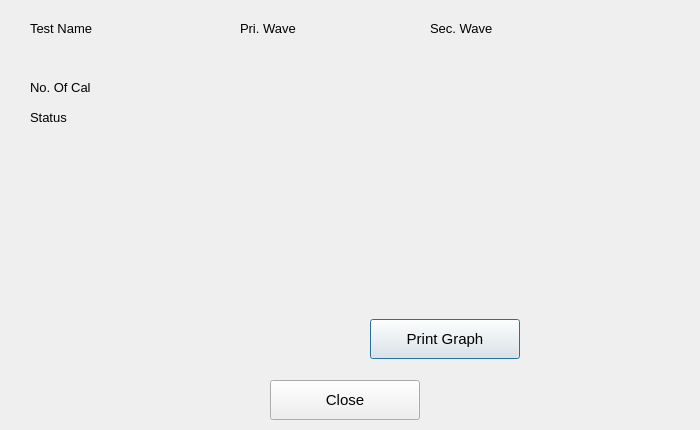
<?xml version="1.0" encoding="UTF-8"?>
<ui version="4.0">
 <class>Dialog</class>
 <widget class="QDialog" name="Dialog">
  <property name="geometry">
   <rect>
    <x>0</x>
    <y>0</y>
    <width>700</width>
    <height>430</height>
   </rect>
  </property>
  <property name="windowTitle">
   <string>Dialog</string>
  </property>
  <widget class="QStackedWidget" name="stackedWidget">
   <property name="geometry">
    <rect>
     <x>10</x>
     <y>59</y>
     <width>680</width>
     <height>311</height>
    </rect>
   </property>
   <property name="currentIndex">
    <number>1</number>
   </property>
   <widget class="QWidget" name="page">
    <widget class="QLabel" name="label_4">
     <property name="geometry">
      <rect>
       <x>20</x>
       <y>20</y>
       <width>81</width>
       <height>17</height>
      </rect>
     </property>
     <property name="font">
      <font>
       <pointsize>10</pointsize>
      </font>
     </property>
     <property name="text">
      <string>Cut Eqn</string>
     </property>
    </widget>
    <widget class="QLabel" name="label_5">
     <property name="geometry">
      <rect>
       <x>20</x>
       <y>50</y>
       <width>81</width>
       <height>17</height>
      </rect>
     </property>
     <property name="font">
      <font>
       <pointsize>10</pointsize>
      </font>
     </property>
     <property name="text">
      <string>Cut Abs</string>
     </property>
    </widget>
    <widget class="QLabel" name="label_11">
     <property name="geometry">
      <rect>
       <x>20</x>
       <y>80</y>
       <width>81</width>
       <height>17</height>
      </rect>
     </property>
     <property name="font">
      <font>
       <pointsize>10</pointsize>
      </font>
     </property>
     <property name="text">
      <string>Status</string>
     </property>
    </widget>
    <widget class="QLabel" name="label_15">
     <property name="geometry">
      <rect>
       <x>120</x>
       <y>20</y>
       <width>81</width>
       <height>17</height>
      </rect>
     </property>
     <property name="font">
      <font>
       <pointsize>10</pointsize>
      </font>
     </property>
     <property name="text">
      <string/>
     </property>
    </widget>
    <widget class="QLabel" name="label_16">
     <property name="geometry">
      <rect>
       <x>120</x>
       <y>50</y>
       <width>81</width>
       <height>17</height>
      </rect>
     </property>
     <property name="font">
      <font>
       <pointsize>10</pointsize>
      </font>
     </property>
     <property name="text">
      <string/>
     </property>
    </widget>
    <widget class="QLabel" name="label_17">
     <property name="geometry">
      <rect>
       <x>120</x>
       <y>80</y>
       <width>81</width>
       <height>17</height>
      </rect>
     </property>
     <property name="font">
      <font>
       <pointsize>10</pointsize>
      </font>
     </property>
     <property name="text">
      <string/>
     </property>
    </widget>
   </widget>
   <widget class="QWidget" name="page_2">
    <widget class="QLabel" name="label_7">
     <property name="geometry">
      <rect>
       <x>20</x>
       <y>20</y>
       <width>81</width>
       <height>17</height>
      </rect>
     </property>
     <property name="font">
      <font>
       <pointsize>10</pointsize>
      </font>
     </property>
     <property name="text">
      <string>No. Of Cal</string>
     </property>
    </widget>
    <widget class="QWidget" name="verticalLayoutWidget">
     <property name="geometry">
      <rect>
       <x>230</x>
       <y>10</y>
       <width>421</width>
       <height>241</height>
      </rect>
     </property>
     <layout class="QVBoxLayout" name="verticalLayout"/>
    </widget>
    <widget class="QLabel" name="label_12">
     <property name="geometry">
      <rect>
       <x>20</x>
       <y>50</y>
       <width>81</width>
       <height>17</height>
      </rect>
     </property>
     <property name="font">
      <font>
       <pointsize>10</pointsize>
      </font>
     </property>
     <property name="text">
      <string>Status</string>
     </property>
    </widget>
    <widget class="QLabel" name="label_22">
     <property name="geometry">
      <rect>
       <x>120</x>
       <y>20</y>
       <width>81</width>
       <height>17</height>
      </rect>
     </property>
     <property name="font">
      <font>
       <pointsize>10</pointsize>
      </font>
     </property>
     <property name="text">
      <string/>
     </property>
    </widget>
    <widget class="QLabel" name="label_23">
     <property name="geometry">
      <rect>
       <x>120</x>
       <y>50</y>
       <width>81</width>
       <height>17</height>
      </rect>
     </property>
     <property name="font">
      <font>
       <pointsize>10</pointsize>
      </font>
     </property>
     <property name="text">
      <string/>
     </property>
    </widget>
    <widget class="QPushButton" name="pushButton">
     <property name="geometry">
      <rect>
       <x>360</x>
       <y>260</y>
       <width>150</width>
       <height>40</height>
      </rect>
     </property>
     <property name="font">
      <font>
       <pointsize>11</pointsize>
      </font>
     </property>
     <property name="text">
      <string>Print Graph</string>
     </property>
    </widget>
   </widget>
   <widget class="QWidget" name="page_3">
    <widget class="QLabel" name="label_26">
     <property name="geometry">
      <rect>
       <x>120</x>
       <y>30</y>
       <width>81</width>
       <height>17</height>
      </rect>
     </property>
     <property name="font">
      <font>
       <pointsize>10</pointsize>
      </font>
     </property>
     <property name="text">
      <string/>
     </property>
    </widget>
    <widget class="QLabel" name="label_27">
     <property name="geometry">
      <rect>
       <x>120</x>
       <y>90</y>
       <width>81</width>
       <height>17</height>
      </rect>
     </property>
     <property name="font">
      <font>
       <pointsize>10</pointsize>
      </font>
     </property>
     <property name="text">
      <string/>
     </property>
    </widget>
    <widget class="QLabel" name="label_28">
     <property name="geometry">
      <rect>
       <x>120</x>
       <y>60</y>
       <width>81</width>
       <height>17</height>
      </rect>
     </property>
     <property name="font">
      <font>
       <pointsize>10</pointsize>
      </font>
     </property>
     <property name="text">
      <string/>
     </property>
    </widget>
   </widget>
  </widget>
  <widget class="QPushButton" name="pushButton_2">
   <property name="geometry">
    <rect>
     <x>270</x>
     <y>380</y>
     <width>150</width>
     <height>40</height>
    </rect>
   </property>
   <property name="font">
    <font>
     <pointsize>11</pointsize>
    </font>
   </property>
   <property name="text">
    <string>Close</string>
   </property>
  </widget>
  <widget class="QLabel" name="label_8">
   <property name="geometry">
    <rect>
     <x>130</x>
     <y>20</y>
     <width>91</width>
     <height>17</height>
    </rect>
   </property>
   <property name="font">
    <font>
     <pointsize>10</pointsize>
    </font>
   </property>
   <property name="text">
    <string/>
   </property>
  </widget>
  <widget class="QLabel" name="label">
   <property name="geometry">
    <rect>
     <x>30</x>
     <y>20</y>
     <width>81</width>
     <height>17</height>
    </rect>
   </property>
   <property name="font">
    <font>
     <pointsize>10</pointsize>
    </font>
   </property>
   <property name="text">
    <string>Test Name</string>
   </property>
  </widget>
  <widget class="QLabel" name="label_13">
   <property name="geometry">
    <rect>
     <x>330</x>
     <y>20</y>
     <width>81</width>
     <height>17</height>
    </rect>
   </property>
   <property name="font">
    <font>
     <pointsize>10</pointsize>
    </font>
   </property>
   <property name="text">
    <string/>
   </property>
  </widget>
  <widget class="QLabel" name="label_2">
   <property name="geometry">
    <rect>
     <x>240</x>
     <y>20</y>
     <width>81</width>
     <height>17</height>
    </rect>
   </property>
   <property name="font">
    <font>
     <pointsize>10</pointsize>
    </font>
   </property>
   <property name="text">
    <string>Pri. Wave</string>
   </property>
  </widget>
  <widget class="QLabel" name="label_14">
   <property name="geometry">
    <rect>
     <x>530</x>
     <y>20</y>
     <width>81</width>
     <height>17</height>
    </rect>
   </property>
   <property name="font">
    <font>
     <pointsize>10</pointsize>
    </font>
   </property>
   <property name="text">
    <string/>
   </property>
  </widget>
  <widget class="QLabel" name="label_3">
   <property name="geometry">
    <rect>
     <x>430</x>
     <y>20</y>
     <width>81</width>
     <height>17</height>
    </rect>
   </property>
   <property name="font">
    <font>
     <pointsize>10</pointsize>
    </font>
   </property>
   <property name="text">
    <string>Sec. Wave</string>
   </property>
  </widget>
 </widget>
 <resources/>
 <connections/>
</ui>
